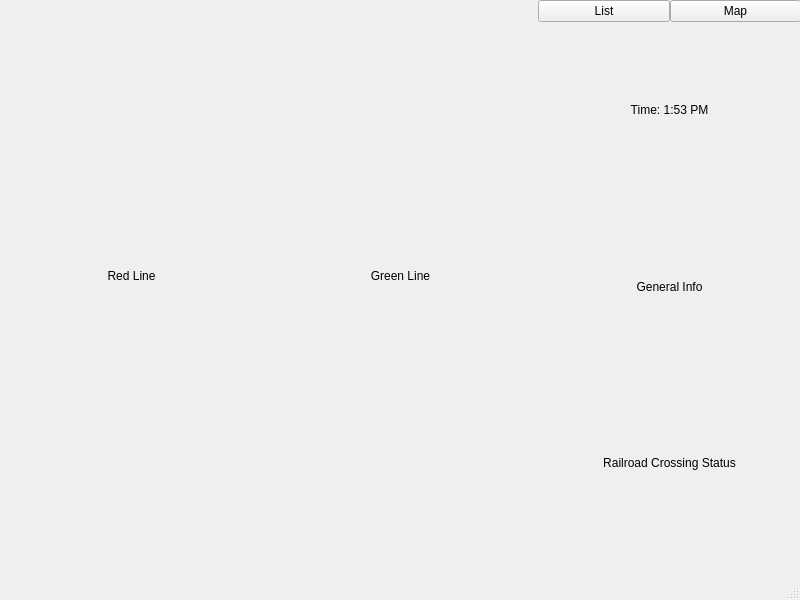
<?xml version="1.0" encoding="UTF-8"?>
<ui version="4.0">
 <class>MainWindow</class>
 <widget class="QMainWindow" name="MainWindow">
  <property name="geometry">
   <rect>
    <x>0</x>
    <y>0</y>
    <width>800</width>
    <height>600</height>
   </rect>
  </property>
  <property name="windowTitle">
   <string>MainWindow</string>
  </property>
  <widget class="QWidget" name="centralwidget">
   <widget class="QWidget" name="horizontalLayoutWidget">
    <property name="geometry">
     <rect>
      <x>0</x>
      <y>0</y>
      <width>801</width>
      <height>551</height>
     </rect>
    </property>
    <layout class="QHBoxLayout" name="horizontalLayout">
     <item>
      <layout class="QVBoxLayout" name="verticalLayout">
       <item>
        <widget class="QLabel" name="GenInfoLabel">
         <property name="lineWidth">
          <number>1</number>
         </property>
         <property name="text">
          <string>Red Line</string>
         </property>
         <property name="alignment">
          <set>Qt::AlignCenter</set>
         </property>
        </widget>
       </item>
      </layout>
     </item>
     <item>
      <layout class="QVBoxLayout" name="verticalLayout_2">
       <item>
        <widget class="QLabel" name="GreenLineLabel">
         <property name="text">
          <string>Green Line</string>
         </property>
         <property name="alignment">
          <set>Qt::AlignCenter</set>
         </property>
        </widget>
       </item>
      </layout>
     </item>
     <item>
      <layout class="QVBoxLayout" name="verticalLayout_3">
       <property name="spacing">
        <number>0</number>
       </property>
       <item>
        <layout class="QHBoxLayout" name="horizontalLayout_2">
         <item>
          <widget class="QPushButton" name="pushButton">
           <property name="text">
            <string>List</string>
           </property>
          </widget>
         </item>
         <item>
          <widget class="QPushButton" name="pushButton_2">
           <property name="text">
            <string>Map</string>
           </property>
          </widget>
         </item>
        </layout>
       </item>
       <item>
        <widget class="QLabel" name="label_2">
         <property name="text">
          <string>Time: 1:53 PM</string>
         </property>
         <property name="alignment">
          <set>Qt::AlignCenter</set>
         </property>
        </widget>
       </item>
       <item>
        <widget class="QLabel" name="RedLineLabel">
         <property name="text">
          <string>General Info</string>
         </property>
         <property name="alignment">
          <set>Qt::AlignCenter</set>
         </property>
        </widget>
       </item>
       <item>
        <widget class="QLabel" name="label">
         <property name="text">
          <string>Railroad Crossing Status</string>
         </property>
         <property name="alignment">
          <set>Qt::AlignCenter</set>
         </property>
        </widget>
       </item>
      </layout>
     </item>
    </layout>
   </widget>
  </widget>
  <widget class="QStatusBar" name="statusbar"/>
 </widget>
 <resources/>
 <connections/>
</ui>
